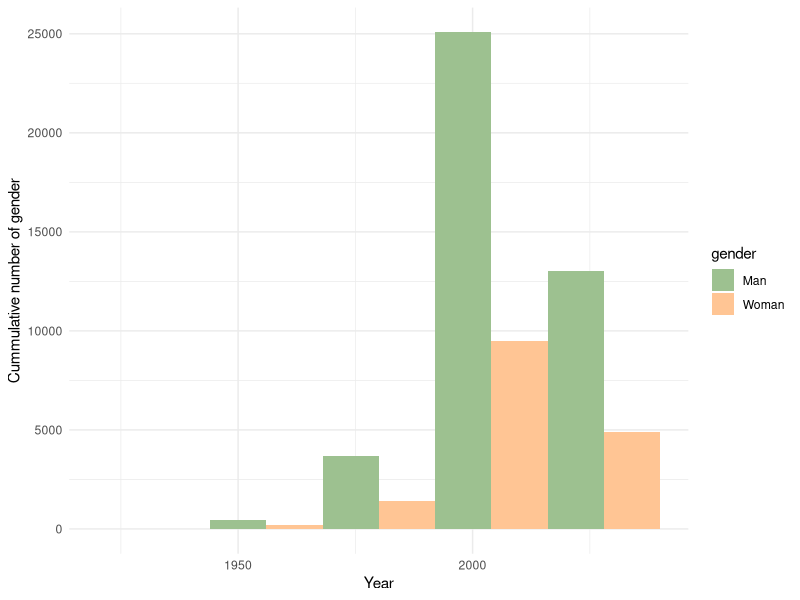
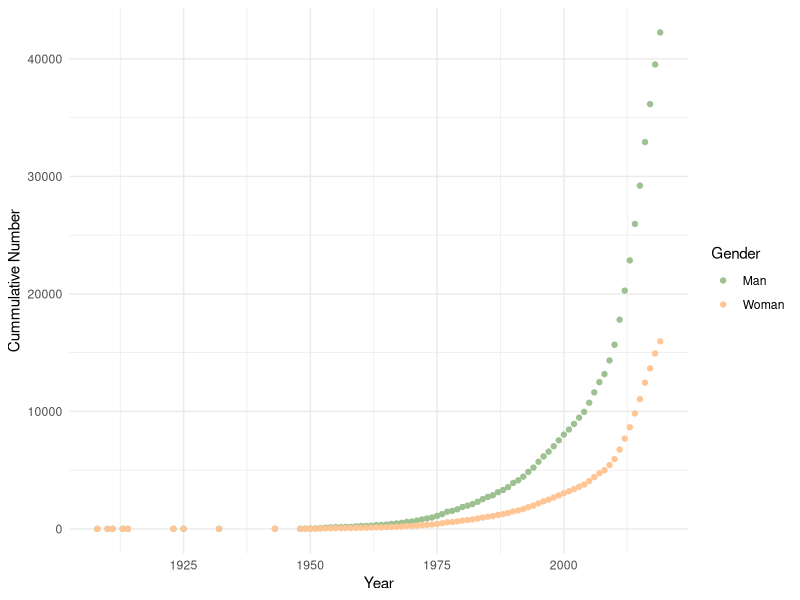
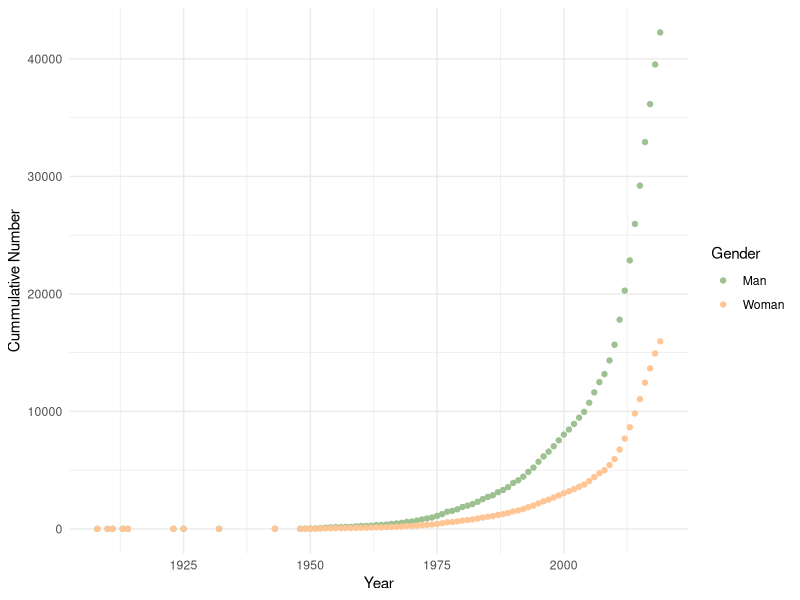

Write the R code that produced these figures, in order. (Note: this script raises an error after producing the figures.)
library(tidyverse)
library(readr)
library(ggplot2)
library(dplyr)
library(lubridate)

character_years <- read_csv("dictionary_fictional_characters_gender.csv")

filtered_years <- character_years|>
  mutate(gender = case_when(gender == 'Boy' ~ 'Man',
                            gender == 'Female' ~'Woman',
                            gender == 'Girl'~ 'Woman',
                            gender == 'Man'~ 'Man',
                            gender == 'Male'~ 'Man',
                            TRUE~ NA)) |>
  filter(gender == 'Man'| gender== 'Woman')

number <- filtered_years |>
  ungroup() |>
  group_by(gender,start_year) |>
  count(wt = NULL,sort = FALSE) |>
  filter(start_year>1900, start_year<2020)

#percentage <- number |>
 # pivot_wider(names_from = gender,values_from = n ) |>
  #arrange(start_year) |>
  #mutate(
   # Man = if_else(is.na(Man), 0, Man),
    #Woman = if_else(is.na(Woman), 0, Woman))|>
  #ungroup()|>
#  na.omit()|>
 # group_by(start_year)|>
#  mutate(total_sum = sum(Man+Woman))|>
 # mutate(Man_percent= Man/total_sum,
  #       Woman_percent = Woman/total_sum)|>
#  pivot_longer(cols = c('Man_percent','Woman_percent'),names_to = 'gender_per',values_to = 'percent')|>
 # pivot_longer(cols = c('Man','Woman'),names_to = 'gender',values_to = 'number')|>
  #filter(start_year>1910)

number |> filter(start_year >= 1919, start_year<=2019) |>
  ggplot()+ 
  aes(x=start_year, y=n,fill = gender) +
  geom_bar(stat= 'summary_bin', fun = sum, position = 'dodge',bins=4)+
  theme_minimal()+
  xlab('Year') +
  ylab('Cummulative number of gender')+
  scale_fill_manual(values = c('#9dc190','#ffc594'))

number_years <- number |>
  pivot_wider(names_from = gender,values_from = n ) |>
  mutate(
    Man = if_else(is.na(Man), 0, Man),
    Woman = if_else(is.na(Woman), 0, Woman)
    )|>
  ungroup()|>
  arrange(start_year)|>
  na.omit()|>
  mutate(Man=cumsum(Man),
         Woman=cumsum(Woman))|>
  pivot_longer(cols = c('Man','Woman'),names_to = 'gender',values_to = 'number') |>
  filter(start_year>1900)

ggplot(data = number_years)+
  aes(x= start_year, y=number, color = gender)+
  geom_point()+
  guides(color = guide_legend('Gender'))+
  xlab('Year')+
  ylab('Cummulative Number')+
  scale_color_manual(values = c('#9dc190','#ffc594'))+
  theme_minimal()
  
ggsave('Cummulative_number_gender_per_year.pdf')

ratio_data <- number_years |>
  mutate(ratio = Man / Woman)|>
  filter(start_year>1920)

ggplot(data = ratio_data)+
  aes(x=start_year,y=ratio)+
  geom_point()+
  geom_line()+
  theme_minimal()+
  xlab('Year')+
  ylab('Ratio of Man to Woman')

ggsave('Ratio_Man_to_Woman.pdf')
